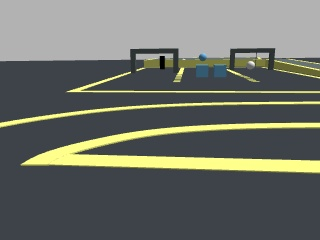
#> input picture debug_frames/latest.jpg, 320 x 240 px
$ python -i race2026_detect.py   (imports and definitions only)
#> lines starting #> are read from the running program, lines starting #| are printed output that depends on the picture; after the words box and inside, x2 and y2 are one past the last pixel; in counts of white or black regions, pixels touching at a corner belong together
#!/usr/bin/env python3
"""
Vision and depth helpers for the 2026 Xiaomi Cup "Wild Treasure Hunt" track.

The detector intentionally uses classical CV only.  It is fast enough for the
official ROS2/Gazebo image topics and does not require training data inside the
race container.
"""
from dataclasses import dataclass
from typing import Dict, Optional, Tuple

import cv2
import numpy as np


@dataclass
class Detection:
    found: bool = False
    cx: float = 0.0
    cy: float = 0.0
    area_ratio: float = 0.0
    bbox: Tuple[int, int, int, int] = (0, 0, 0, 0)
    confidence: float = 0.0
    distance: Optional[float] = None


class Race2026Detector:
    def __init__(self):
        self.kernel3 = cv2.getStructuringElement(cv2.MORPH_ELLIPSE, (3, 3))
        self.kernel5 = cv2.getStructuringElement(cv2.MORPH_ELLIPSE, (5, 5))

    def _mask(self, image, lower, upper):
        hsv = cv2.cvtColor(image, cv2.COLOR_BGR2HSV)
        mask = cv2.inRange(hsv, np.array(lower, dtype=np.uint8), np.array(upper, dtype=np.uint8))
        mask = cv2.morphologyEx(mask, cv2.MORPH_OPEN, self.kernel3)
        mask = cv2.morphologyEx(mask, cv2.MORPH_CLOSE, self.kernel5)
        return mask

    def _largest_blob(self, mask, min_area_ratio=0.0008, roundish=False) -> Detection:
        h, w = mask.shape
        contours, _ = cv2.findContours(mask, cv2.RETR_EXTERNAL, cv2.CHAIN_APPROX_SIMPLE)
        best = None
        best_score = 0.0
        for cnt in contours:
            area = cv2.contourArea(cnt)
            if area < min_area_ratio * h * w:
                continue
            x, y, bw, bh = cv2.boundingRect(cnt)
            fill = area / max(1.0, float(bw * bh))
            aspect = bw / max(1.0, float(bh))
            round_score = max(0.0, 1.0 - abs(1.0 - aspect)) if roundish else 1.0
            score = area * fill * round_score
            if score > best_score:
                best = (cnt, x, y, bw, bh, area, fill, round_score)
                best_score = score

        if best is None:
            return Detection()

        _, x, y, bw, bh, area, fill, round_score = best
        cx = (x + bw / 2.0) / w
        cy = (y + bh / 2.0) / h
        area_ratio = area / float(h * w)
        confidence = min(1.0, 0.35 + 25.0 * area_ratio + 0.25 * fill + 0.2 * round_score)
        return Detection(True, cx, cy, area_ratio, (x, y, bw, bh), confidence)

    # [21 lines left out: function _blobs, not called in this run]

    def detect_orange_ball(self, image) -> Detection:
        if image is None:
            return Detection()
        mask = self.orange_mask(image)
        return self._largest_blob(mask, min_area_ratio=0.00018, roundish=True)

    # [5 lines left out: function detect_orange_balls, not called in this run]

    def orange_mask(self, image):
        hsv = cv2.cvtColor(image, cv2.COLOR_BGR2HSV)
        # Gazebo lighting shifts the orange balls between red-orange and yellow-orange.
        mask1 = cv2.inRange(hsv, np.array((2, 55, 70), dtype=np.uint8), np.array((30, 255, 255), dtype=np.uint8))
        mask2 = cv2.inRange(hsv, np.array((0, 70, 60), dtype=np.uint8), np.array((9, 255, 255), dtype=np.uint8))
        mask = cv2.bitwise_or(mask1, mask2)
        mask = cv2.morphologyEx(mask, cv2.MORPH_OPEN, self.kernel3)
        mask = cv2.morphologyEx(mask, cv2.MORPH_CLOSE, self.kernel5)
        return mask

    # [10 lines left out: function detect_yellow_border, not called in this run]

    def detect_red_bar(self, image) -> Detection:
        if image is None:
            return Detection()
        mask1 = self._mask(image, (0, 90, 80), (8, 255, 255))
        mask2 = self._mask(image, (170, 90, 80), (179, 255, 255))
        mask = cv2.bitwise_or(mask1, mask2)
        h, _ = mask.shape
        roi = mask[: int(h * 0.55), :]
        result = self._largest_blob(roi, min_area_ratio=0.0008)
        if result.found:
            result.cy *= 0.55
        return result

    def detect_soccer(self, image) -> Detection:
        if image is None:
            return Detection()
        hsv = cv2.cvtColor(image, cv2.COLOR_BGR2HSV)
        white = cv2.inRange(hsv, np.array((0, 0, 120), dtype=np.uint8), np.array((179, 80, 255), dtype=np.uint8))
        gray = cv2.cvtColor(image, cv2.COLOR_BGR2GRAY)
        dark = cv2.inRange(gray, 0, 75)
        mask = cv2.morphologyEx(cv2.bitwise_or(white, dark), cv2.MORPH_OPEN, self.kernel3)
        result = self._largest_blob(mask, min_area_ratio=0.0009, roundish=True)
        if result.found and result.cy < 0.25:
            result.confidence *= 0.55
        return result

    def detect_coke_bottle(self, image) -> Detection:
        if image is None:
            return Detection()
        hsv = cv2.cvtColor(image, cv2.COLOR_BGR2HSV)
        red1 = cv2.inRange(hsv, np.array((0, 70, 50), dtype=np.uint8), np.array((10, 255, 255), dtype=np.uint8))
        red2 = cv2.inRange(hsv, np.array((170, 70, 50), dtype=np.uint8), np.array((179, 255, 255), dtype=np.uint8))
        dark = cv2.inRange(hsv, np.array((0, 0, 20), dtype=np.uint8), np.array((179, 120, 110), dtype=np.uint8))
        mask = cv2.morphologyEx(cv2.bitwise_or(cv2.bitwise_or(red1, red2), dark), cv2.MORPH_CLOSE, self.kernel5)
        result = self._largest_blob(mask, min_area_ratio=0.001)
        if result.found:
            _, _, bw, bh = result.bbox
            if bh < bw * 1.2:
                result.confidence *= 0.55
        return result

    def detect_targets(self, image) -> Dict[str, Detection]:
        return {
            "orange_ball": self.detect_orange_ball(image),
            "soccer": self.detect_soccer(image),
            "coke": self.detect_coke_bottle(image),
            "red_bar": self.detect_red_bar(image),
        }

    # [24 lines left out: functions attach_depth, obstacle_depth, not called in this run]

>>> import cv2
>>> picture = cv2.imread('../../debug_frames/latest.jpg')
#> picture is the input picture: shape (240, 320, 3); mean B, G, R 103.5, 111, 107.5
>>> result = Race2026Detector().detect_targets(picture)
#> in orange_mask, `hsv = cv2.cvtColor(image, cv2.COLOR_BGR2HSV)`: hsv: shape (240, 320, 3); mean H, S, V 70.3, 38.4, 114.6
#> in orange_mask, `mask1 = cv2.inRange(hsv, np.array((2, 55, 70), dtype=np.uint8), np.arr..`:
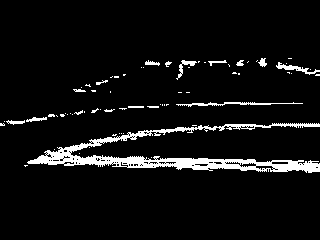
#> mask1: shape (240, 320); 6.2% white; 69 white regions (53 under 20 px), largest, box (x1, y1, x2, y2) and area: (27, 123, 320, 173) 3602, (176, 102, 303, 107) 231, (276, 62, 320, 75) 164
#> in orange_mask, `mask2 = cv2.inRange(hsv, np.array((0, 70, 60), dtype=np.uint8), np.arr..`: mask2: shape (240, 320); every value is 0
#> in orange_mask, `mask = cv2.morphologyEx(mask, cv2.MORPH_OPEN, self.kernel3)`: mask: shape (240, 320); 5% white; 35 white regions (20 under 20 px), largest, box (x1, y1, x2, y2) and area: (27, 130, 320, 173) 2762, (155, 125, 203, 134) 151, (273, 123, 320, 127) 139
#> in orange_mask, `mask = cv2.morphologyEx(mask, cv2.MORPH_CLOSE, self.kernel5)`:
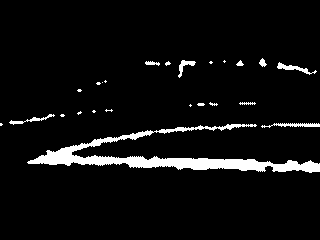
#> mask: shape (240, 320); 5.6% white; 24 white regions (14 under 20 px)
#> in _largest_blob, `contours, _ = cv2.findContours(mask, cv2.RETR_EXTERNAL, cv2.CHAIN_APPR..`: contours = 24 contours, 17 with area under 20; largest, box (x1, y1, x2, y2) and area: (27, 124, 320, 173) 2988, (277, 62, 317, 75) 108, (261, 123, 320, 128) 99, (178, 60, 196, 78) 78, (9, 114, 55, 125) 72, (259, 58, 267, 67) 31, (145, 61, 160, 66) 29
#> the loop in _largest_blob, `for cnt in contours:` made 24 passes
#> (area, x, y, bw, bh, fill, aspect, round_score) on pass 23: (78.5, 178, 60, 18, 18, 0.242, 1, 1)
#> (area, x, y, bw, bh, fill, aspect, round_score) on passes 1, 2, 5, 17, 20, 24: (2987.5, 27, 124, 293, 49, 0.208, 5.98, 0), (99, 261, 123, 59, 5, 0.336, 11.8, 0), (72, 9, 114, 46, 11, 0.142, 4.18, 0), (107.5, 277, 62, 40, 13, 0.207, 3.08, 0), (29, 145, 61, 15, 5, 0.387, 3, 0), (31, 259, 58, 8, 9, 0.431, 0.889, 0.889)
#> after the loop in _largest_blob, `for cnt in contours:`: best = 8 items, first 6: contour of 29 points, box (x1, y1, x2, y2) (178, 60, 196, 78), area 78, 178, 60, 18, 18, 78.5; best_score = 19.02
#> in _largest_blob, `_, x, y, bw, bh, area, fill, round_score = best`: x = 178; y = 60; bw = 18; area = 78.5; fill = 0.242; round_score = 1
#> in _largest_blob, `cx = (x + bw / 2.0) / w`: cx = 0.584
#> in _largest_blob, `cy = (y + bh / 2.0) / h`: cy = 0.287
#> in _largest_blob, `area_ratio = area / float(h * w)`: area_ratio = 0.00102
#> in _largest_blob, `confidence = min(1.0, 0.35 + 25.0 * area_ratio + 0.25 * fill + 0.2 * r..`: confidence = 0.636
#> in detect_soccer, `white = cv2.inRange(hsv, np.array((0, 0, 120), dtype=np.uint8), np.arr..`:
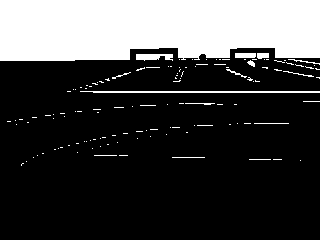
#> white: shape (240, 320); 25.5% white; 129 white regions (114 under 20 px), largest, box (x1, y1, x2, y2) and area: (0, 0, 320, 61) 17990, (80, 91, 320, 93) 467, (136, 54, 173, 61) 198
#> in detect_soccer, `gray = cv2.cvtColor(image, cv2.COLOR_BGR2GRAY)`:
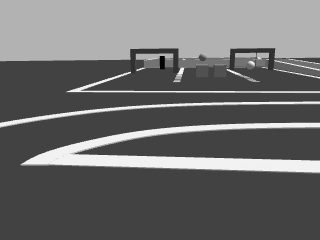
#> gray: shape (240, 320); min 0, max 253, mean 109
#> in detect_soccer, `dark = cv2.inRange(gray, 0, 75)`: dark: shape (240, 320); 62.7% white; 6 black regions, box (x1, y1, x2, y2) and area: (0, 0, 320, 83) 19670, (20, 122, 320, 174) 5884, (0, 101, 320, 128) 1345, (65, 71, 320, 94) 783, (234, 52, 269, 70) 531, (135, 53, 174, 71) 462
#> in detect_soccer, `mask = cv2.morphologyEx(cv2.bitwise_or(white, dark), cv2.MORPH_OPEN, s..`:
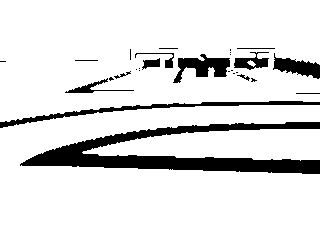
#> mask: shape (240, 320); 87.7% white; 28 black regions (15 under 20 px)
#> in _largest_blob (call 2), `contours, _ = cv2.findContours(mask, cv2.RETR_EXTERNAL, cv2.CHAIN_APPR..`: contours = 3 contours; box (x1, y1, x2, y2) and area: (0, 0, 320, 122) 33104, (0, 105, 320, 240) 29434, (82, 129, 320, 161) 5180
#> the loop in _largest_blob (call 2), `for cnt in contours:` made 3 passes
#> (area, x, y, bw, bh, fill, aspect) on passes 1 to 3: (5180, 82, 129, 238, 32, 0.68, 7.44), (29433.5, 0, 105, 320, 135, 0.681, 2.37), (33104, 0, 0, 320, 122, 0.848, 2.62)
#> in detect_coke_bottle, `dark = cv2.inRange(hsv, np.array((0, 0, 20), dtype=np.uint8), np.array..`:
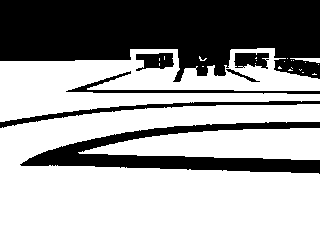
#> dark: shape (240, 320); 63.3% white; 7 black regions, largest, box (x1, y1, x2, y2) and area: (0, 0, 320, 82) 19382, (20, 122, 320, 174) 5676, (0, 101, 320, 128) 1277
#> in detect_coke_bottle, `mask = cv2.morphologyEx(cv2.bitwise_or(cv2.bitwise_or(red1, red2), dar..`:
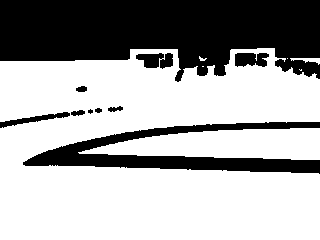
#> mask: shape (240, 320); 65.8% white; 10 black regions (1 under 20 px)
#> in _largest_blob (call 3), `contours, _ = cv2.findContours(mask, cv2.RETR_EXTERNAL, cv2.CHAIN_APPR..`: contours = 7 contours, 4 with area under 20; largest, box (x1, y1, x2, y2) and area: (0, 48, 320, 240) 45082, (78, 128, 320, 160) 5162, (290, 58, 320, 65) 66
#> in detect_coke_bottle, `_, _, bw, bh = result.bbox`: bw = 320; bh = 192
#> in detect_coke_bottle, `result.confidence *= 0.55`: result.confidence = 0.55
#> in detect_red_bar, `roi = mask[: int(h * 0.55), :]`: roi: shape (132, 320); every value is 0
#> result = 4 items
